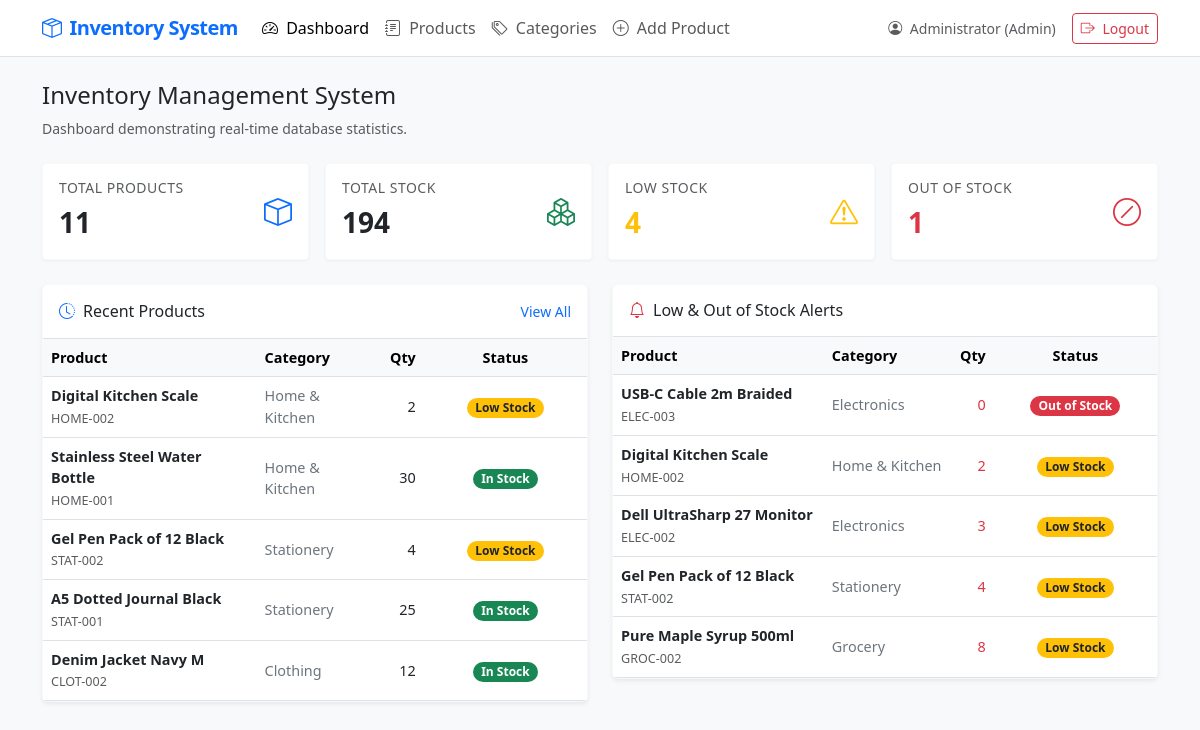
/dashboard.php (signed in), run on the app's committed database.
### tables this page shows
CREATE TABLE IF NOT EXISTS `products` (
  `id` INT AUTO_INCREMENT PRIMARY KEY,
  `product_code` VARCHAR(50) NOT NULL UNIQUE,
  `product_name` VARCHAR(150) NOT NULL,
  `category_id` INT NOT NULL,
  `description` TEXT NULL,
  `price` DECIMAL(10,2) NOT NULL,
  `quantity` INT NOT NULL,
  `minimum_stock` INT NOT NULL DEFAULT 10,
  `supplier` VARCHAR(100) NULL,
  `created_at` DATETIME DEFAULT CURRENT_TIMESTAMP,
  `updated_at` DATETIME DEFAULT CURRENT_TIMESTAMP ON UPDATE CURRENT_TIMESTAMP,
  CONSTRAINT `fk_products_categories`
    FOREIGN KEY (`category_id`) REFERENCES `categories` (`id`)
    ON DELETE RESTRICT ON UPDATE CASCADE
);

CREATE TABLE IF NOT EXISTS `categories` (
  `id` INT AUTO_INCREMENT PRIMARY KEY,
  `name` VARCHAR(100) NOT NULL UNIQUE,
  `description` TEXT NULL,
  `created_at` DATETIME DEFAULT CURRENT_TIMESTAMP,
  `updated_at` DATETIME DEFAULT CURRENT_TIMESTAMP ON UPDATE CURRENT_TIMESTAMP
);

### auth/auth_check.php (called while the page is built, shortened)
<?php
function e($value) {
    return htmlspecialchars($value ?? '', ENT_QUOTES, 'UTF-8');
}
?>

### dashboard.php (the view, shortened to what this page needs)
<?php
require_once 'config/database.php';
require_once 'auth/auth_check.php';
try {
    $total_products = $pdo->query("SELECT COUNT(*) FROM products")->fetchColumn();
    $total_stock = $pdo->query("SELECT SUM(quantity) FROM products")->fetchColumn();
    $total_stock = $total_stock ? intval($total_stock) : 0;
    $low_stock_count = $pdo->query("SELECT COUNT(*) FROM products WHERE quantity > 0 AND quantity <= minimum_stock")->fetchColumn();
    $out_of_stock_count = $pdo->query("SELECT COUNT(*) FROM products WHERE quantity = 0")->fetchColumn();
    $recent_stmt = $pdo->query("
        SELECT p.*, c.name AS category_name
        FROM products p
        JOIN categories c ON p.category_id = c.id
        ORDER BY p.id DESC
        LIMIT 5
    ");
    $recent_products = $recent_stmt->fetchAll();
    $alert_stmt = $pdo->query("
        SELECT p.*, c.name AS category_name
        FROM products p
        JOIN categories c ON p.category_id = c.id
        WHERE p.quantity <= p.minimum_stock
        ORDER BY p.quantity ASC
    ");
    $alert_products = $alert_stmt->fetchAll();
} catch (\PDOException $e) {
    error_log("Dashboard query failed: " . $e->getMessage());
    $_SESSION['error'] = "Could not load complete dashboard metrics.";
    $total_products = $total_stock = $low_stock_count = $out_of_stock_count = 0;
    $recent_products = $alert_products = [];
}
function get_stock_badge_data($qty, $min) {
    if ($qty == 0) {
        return ['label' => 'Out of Stock', 'class' => 'bg-danger'];
    } elseif ($qty <= $min) {
        return ['label' => 'Low Stock', 'class' => 'bg-warning text-dark'];
    } else {
        return ['label' => 'In Stock', 'class' => 'bg-success'];
    }
}
require_once 'includes/header.php';
require_once 'includes/navbar.php';
?>
<div class="mb-4">
    <h2 class="h4 text-dark font-weight-bold">Inventory Management System</h2>
    <p class="text-muted small">Dashboard demonstrating real-time database statistics.</p>
</div>
<div class="row g-3 mb-4">
    <div class="col-6 col-lg-3">
        <div class="card metric-card p-3 border-light border">
            <div class="d-flex align-items-center justify-content-between">
                <div>
                    <h6 class="card-title text-muted mb-1 small text-uppercase">Total Products</h6>
                    <span class="card-value"><?php echo $total_products; ?></span>
                </div>
                <div class="text-primary fs-3">
                    <i class="bi bi-box"></i>
                </div>
            </div>
        </div>
    </div>
    <div class="col-6 col-lg-3">
        <div class="card metric-card p-3 border-light border">
            <div class="d-flex align-items-center justify-content-between">
                <div>
                    <h6 class="card-title text-muted mb-1 small text-uppercase">Total Stock</h6>
                    <span class="card-value"><?php echo number_format($total_stock); ?></span>
                </div>
                <div class="text-success fs-3">
                    <i class="bi bi-boxes"></i>
                </div>
            </div>
        </div>
    </div>
    <div class="col-6 col-lg-3">
        <div class="card metric-card p-3 border-light border">
            <div class="d-flex align-items-center justify-content-between">
                <div>
                    <h6 class="card-title text-muted mb-1 small text-uppercase">Low Stock</h6>
                    <span class="card-value <?php echo $low_stock_count > 0 ? 'text-warning' : ''; ?>"><?php echo $low_stock_count; ?></span>
                </div>
                <div class="text-warning fs-3">
                    <i class="bi bi-exclamation-triangle"></i>
                </div>
            </div>
        </div>
    </div>
    <div class="col-6 col-lg-3">
        <div class="card metric-card p-3 border-light border">
            <div class="d-flex align-items-center justify-content-between">
                <div>
                    <h6 class="card-title text-muted mb-1 small text-uppercase">Out of Stock</h6>
                    <span class="card-value <?php echo $out_of_stock_count > 0 ? 'text-danger' : ''; ?>"><?php echo $out_of_stock_count; ?></span>
                </div>
                <div class="text-danger fs-3">
                    <i class="bi bi-slash-circle"></i>
                </div>
            </div>
        </div>
    </div>
</div>
<div class="row g-4">
    <div class="col-lg-6">
        <div class="card shadow-sm border-light">
            <div class="card-header bg-white border-bottom py-3 d-flex justify-content-between align-items-center">
                <h5 class="card-title mb-0 text-dark font-weight-bold h6">
                    <i class="bi bi-clock-history me-2 text-primary"></i>Recent Products
                </h5>
                <a href="/inventory-management-system/products/index.php" class="text-decoration-none small">View All</a>
            </div>
            <div class="card-body p-0">
                <div class="table-responsive border-0 p-0">
                    <table class="table table-hover align-middle mb-0" style="font-size: 0.9rem;">
                        <thead class="table-light">
                            <tr>
                                <th>Product</th>
                                <th>Category</th>
                                <th style="text-align: right;">Qty</th>
                                <th style="text-align: center; width: 30%;">Status</th>
                            </tr>
                        </thead>
                        <tbody>
                            <?php if (empty($recent_products)): ?>
                                <tr>
                                    <td colspan="4" class="text-center text-muted py-3">No products created yet.</td>
                                </tr>
                            <?php else: ?>
                                <?php foreach ($recent_products as $prod):
                                    $badge = get_stock_badge_data($prod['quantity'], $prod['minimum_stock']);
                                ?>
                                    <tr>
                                        <td><strong><?php echo e($prod['product_name']); ?></strong><br><small class="text-muted"><?php echo e($prod['product_code']); ?></small></td>
                                        <td class="text-secondary"><?php echo e($prod['category_name']); ?></td>
                                        <td style="text-align: right;"><?php echo e($prod['quantity']); ?></td>
                                        <td style="text-align: center;">
                                            <span class="badge <?php echo $badge['class']; ?> rounded-pill small py-1 px-2" style="font-size: 0.75rem;">
                                                <?php echo $badge['label']; ?>
                                            </span>
                                        </td>
                                    </tr>
                                <?php endforeach; ?>
                            <?php endif; ?>
                        </tbody>
                    </table>
                </div>
            </div>
        </div>
    </div>
    <div class="col-lg-6">
        <div class="card shadow-sm border-light">
            <div class="card-header bg-white border-bottom py-3">
                <h5 class="card-title mb-0 text-dark font-weight-bold h6">
                    <i class="bi bi-bell me-2 text-danger"></i>Low & Out of Stock Alerts
                </h5>
            </div>
            <div class="card-body p-0">
                <div class="table-responsive border-0 p-0">
                    <table class="table table-hover align-middle mb-0" style="font-size: 0.9rem;">
                        <thead class="table-light">
                            <tr>
                                <th>Product</th>
                                <th>Category</th>
                                <th style="text-align: right;">Qty</th>
                                <th style="text-align: center; width: 30%;">Status</th>
                            </tr>
                        </thead>
                        <tbody>
                            <?php if (empty($alert_products)): ?>
                                <tr>
                                    <td colspan="4" class="text-center text-success py-3">
                                        <i class="bi bi-check-circle me-1"></i> All products are well stocked!
                                    </td>
                                </tr>
                            <?php else: ?>
                                <?php foreach ($alert_products as $prod):
                                    $badge = get_stock_badge_data($prod['quantity'], $prod['minimum_stock']);
                                ?>
                                    <tr>
                                        <td><strong><?php echo e($prod['product_name']); ?></strong><br><small class="text-muted"><?php echo e($prod['product_code']); ?></small></td>
                                        <td class="text-secondary"><?php echo e($prod['category_name']); ?></td>
                                        <td style="text-align: right;" class="text-danger font-weight-bold"><?php echo e($prod['quantity']); ?></td>
                                        <td style="text-align: center;">
                                            <span class="badge <?php echo $badge['class']; ?> rounded-pill small py-1 px-2" style="font-size: 0.75rem;">
                                                <?php echo $badge['label']; ?>
                                            </span>
                                        </td>
                                    </tr>
                                <?php endforeach; ?>
                            <?php endif; ?>
                        </tbody>
                    </table>
                </div>
            </div>
        </div>
    </div>
</div>

### includes/header.php (shortened to what this page needs)
<!DOCTYPE html>
<html lang="en">
<head>
    <link href="https://cdn.jsdelivr.net/npm/bootstrap@5.3.0/dist/css/bootstrap.min.css" rel="stylesheet">
    <link href="https://cdn.jsdelivr.net/npm/bootstrap-icons@1.10.5/font/bootstrap-icons.css" rel="stylesheet">
    <link href="/inventory-management-system/assets/css/style.css" rel="stylesheet">
</head>
<body>

### includes/navbar.php (shortened to what this page needs)
<?php
$current_script = $_SERVER['SCRIPT_NAME'];
$active_dashboard   = (strpos($current_script, 'dashboard.php') !== false) ? 'active font-weight-bold' : '';
$active_products    = (strpos($current_script, '/products/') !== false && strpos($current_script, '/products/add.php') === false) ? 'active font-weight-bold' : '';
$active_add_product = (strpos($current_script, '/products/add.php') !== false) ? 'active font-weight-bold' : '';
$active_categories  = (strpos($current_script, '/categories/') !== false) ? 'active font-weight-bold' : '';
?>
<nav class="navbar navbar-expand-lg navbar-light bg-white border-bottom mb-4">
    <div class="container">
        <a class="navbar-brand text-primary" href="/inventory-management-system/dashboard.php">
            <i class="bi bi-box-seam me-2"></i>Inventory System
        </a>
        <div class="collapse navbar-collapse" id="navbarNav">
            <ul class="navbar-nav me-auto">
                <li class="nav-item">
                    <a class="nav-link <?php echo $active_dashboard; ?>" href="/inventory-management-system/dashboard.php">
                        <i class="bi bi-speedometer2 me-1"></i> Dashboard
                    </a>
                </li>
                <li class="nav-item">
                    <a class="nav-link <?php echo $active_products; ?>" href="/inventory-management-system/products/index.php">
                        <i class="bi bi-journal-text me-1"></i> Products
                    </a>
                </li>
                <li class="nav-item">
                    <a class="nav-link <?php echo $active_categories; ?>" href="/inventory-management-system/categories/index.php">
                        <i class="bi bi-tags me-1"></i> Categories
                    </a>
                </li>
                <li class="nav-item">
                    <a class="nav-link <?php echo $active_add_product; ?>" href="/inventory-management-system/products/add.php">
                        <i class="bi bi-plus-circle me-1"></i> Add Product
                    </a>
                </li>
            </ul>
            <ul class="navbar-nav ms-auto">
                <?php if (isset($_SESSION['full_name'])): ?>
                    <li class="nav-item d-flex align-items-center me-3">
                        <span class="text-muted small">
                            <i class="bi bi-person-circle me-1"></i> <?php echo htmlspecialchars($_SESSION['full_name']); ?> (Admin)
                        </span>
                    </li>
                    <li class="nav-item">
                        <a class="btn btn-sm btn-outline-danger" href="/inventory-management-system/logout.php">
                            <i class="bi bi-box-arrow-right me-1"></i> Logout
                        </a>
                    </li>
                <?php endif; ?>
            </ul>
        </div>
    </div>
</nav>
<div class="container mb-5">

### assets/css/style.css (style rules this page uses)
body { background-color: #f8f9fa; font-family: system-ui, -apple-system, "Segoe UI", Roboto, "Helvetica Neue", Arial, sans-serif; color: #212529; }
.navbar-brand { font-weight: 600; letter-spacing: -0.5px; }
.metric-card { border-radius: 4px; border: 1px solid rgba(0, 0, 0, 0.125); background-color: #fff; box-shadow: 0 1px 3px rgba(0, 0, 0, 0.05); }
.metric-card .card-title { font-size: 0.875rem; text-transform: uppercase; letter-spacing: 0.5px; color: #6c757d; }
.metric-card .card-value { font-size: 1.75rem; font-weight: 700; }
.table-responsive { background-color: #fff; border: 1px solid #dee2e6; border-radius: 4px; padding: 10px; }
.table th { font-weight: 600; background-color: #f8f9fa; }

### data on the page
products: product_name "Digital Kitchen Scale", product_code "HOME-002", category.name "Home & Kitchen", quantity "2", quantity+minimum_stock "Low Stock"
products: product_name "Stainless Steel Water Bottle", product_code "HOME-001", category.name "Home & Kitchen", quantity "30", quantity+minimum_stock "In Stock"
products: product_name "Gel Pen Pack of 12 Black", product_code "STAT-002", category.name "Stationery", quantity "4", quantity+minimum_stock "Low Stock"
products: product_name "A5 Dotted Journal Black", product_code "STAT-001", category.name "Stationery", quantity "25", quantity+minimum_stock "In Stock"
products: product_name "Denim Jacket Navy M", product_code "CLOT-002", category.name "Clothing", quantity "12", quantity+minimum_stock "In Stock"
products: product_name "USB-C Cable 2m Braided", product_code "ELEC-003", category.name "Electronics", quantity "0", quantity+minimum_stock "Out of Stock"
products: product_name "Dell UltraSharp 27 Monitor", product_code "ELEC-002", category.name "Electronics", quantity "3", quantity+minimum_stock "Low Stock"
products: product_name "Pure Maple Syrup 500ml", product_code "GROC-002", category.name "Grocery", quantity "8", quantity+minimum_stock "Low Stock"

### other printed values
$_SESSION['full_name'] "Administrator"
$total_products "11"
$total_stock "194"
$low_stock_count "4"
$out_of_stock_count "1"
